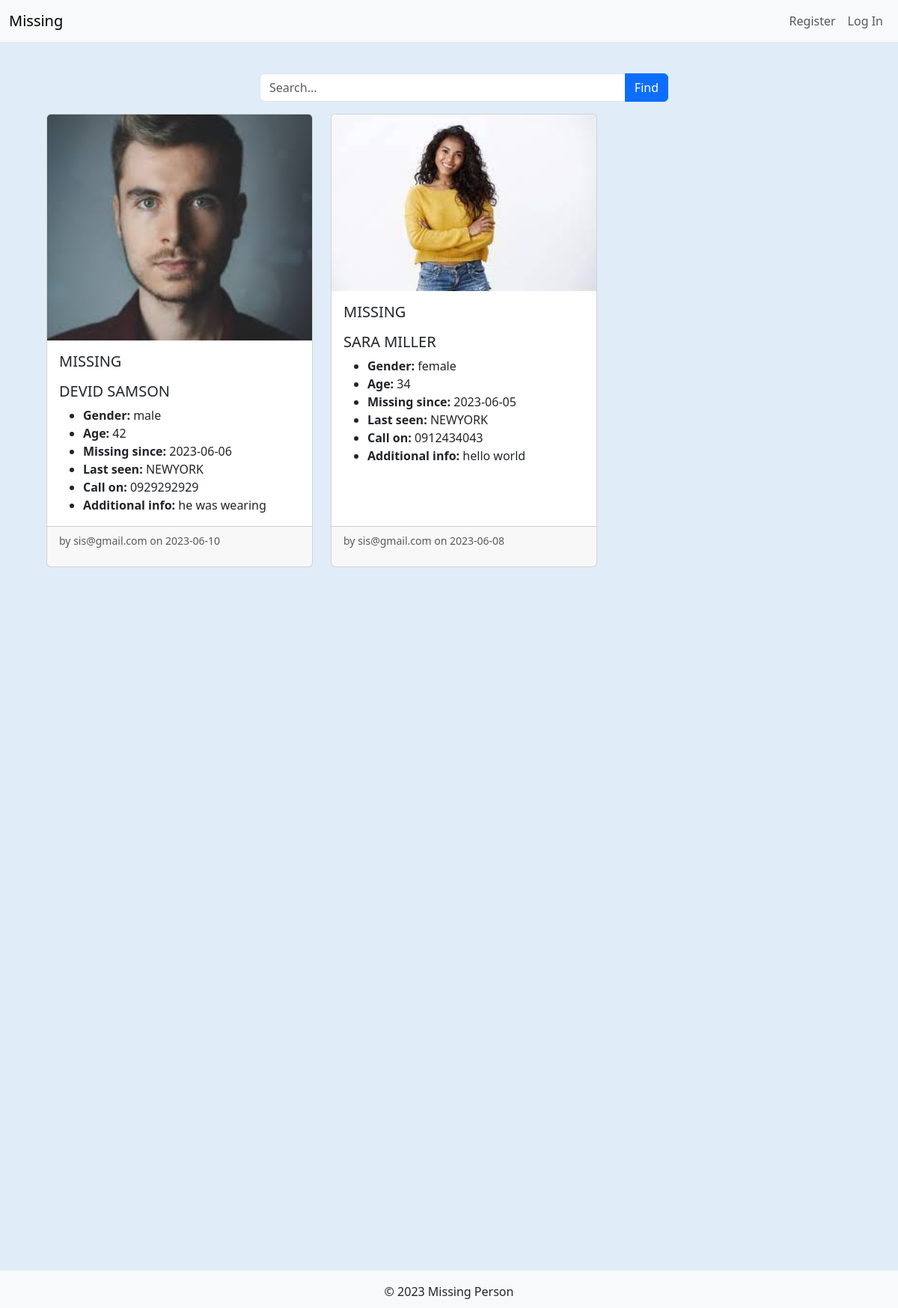
The page / on the database its author committed.
### tables this page shows
CREATE TABLE post (
  id INTEGER PRIMARY KEY AUTOINCREMENT,
  finder_id INTEGER NOT NULL,
  created TIMESTAMP NOT NULL DEFAULT CURRENT_TIMESTAMP,
  missed_name TEXT NOT NULL,
  since TEXT NOT NULL,
  missing_from TEXT NOT NULL,
  gender TEXT NOT NULL,
  age TEXT NOT NULL,
  call_on TEXT NOT NULL,
  additional_info TEXT NOT NULL,
  photo_url TEXT NOT NULL,
  status TEXT NOT NULL,
  FOREIGN KEY (finder_id) REFERENCES user (id)
);

CREATE TABLE user (
  id INTEGER PRIMARY KEY AUTOINCREMENT,
  finder_name TEXT NOT NULL,
  phone TEXT NOT NULL,
  finder_location TEXT NOT NULL,
  email TEXT UNIQUE NOT NULL,
  password TEXT NOT NULL,
  role_id INTEGER NOT NULL,
  FOREIGN KEY (role_id) REFERENCES role (id)
);

### missing/blog.py (the view)
@bp.route('/')
def index():
    db = get_db()
    posts = db.execute(
        'SELECT p.id, missed_name, since, missing_from, gender, age, call_on, additional_info, photo_url, status, created,  finder_id, email'
        ' FROM post p JOIN user u ON p.finder_id = u.id'
        ' ORDER BY created DESC'
    ).fetchall()
    return render_template('blog/index.html', posts=posts)

### missing/auth.py (called while the page is built)
@bp.before_app_request
def load_logged_in_user():
    user_id = session.get('user_id')
    if user_id is None:
        g.user = None
    else:
        db = get_db()
        g.user = db.execute(
            'SELECT * FROM user WHERE id = ?', (user_id,)
        ).fetchone()

### missing/db.py (called while the page is built)
def get_db():
    if 'db' not in g:
        g.db = sqlite3.connect(
            current_app.config['DATABASE'],
            detect_types=sqlite3.PARSE_DECLTYPES
        )
        g.db.row_factory = sqlite3.Row
    return g.db

### missing/templates/blog/index.html (shortened to what this page needs)
{% extends 'base.html' %}
{% block header %}
  <h1>{% block title %}Missing Persons{% endblock %}</h1>
{% endblock %}
{% block content %}
<div class="container">
  <div class="row justify-content-center">
    <div class="col-md-6">
      <form class="search-container" action="{{ url_for('blog.search') }}" method="POST">
        <div class="input-group mb-3">
          <input type="text" placeholder="Search..." name="query" class="form-control">
          <button type="submit" class="btn btn-primary"> Find</button>
        </div>
      </form>
    </div>
  </div>
  <div class="row row-cols-1 row-cols-md-2 row-cols-lg-3 g-4">
    {% for post in posts %}
    <div class="col">
      <div class="card h-100">
        {% if post['photo_url'] %}
        <img src="{{ url_for('static', filename='uploads/' + post['photo_url']) }}" class="card-img-top" alt="{{ post['missed_name'] }} photo">
        {% endif %}
        <div class="card-body">
          <h5 class="card-title">
            {% if post['status'] == 'active' %}
            <p class="miss">MISSING</p>
            {% elif  post['status'] == 'resolved' %}
            <p class="miss">FOUND</p>
            {% endif %}
            {{ post['missed_name'] }}
          </h5>
          <ul class="card-text">
            <li><strong>Gender:</strong> {{ post['gender'] }}</li>
            <li><strong>Age:</strong> {{ post['age'] }}</li>
            <li><strong>Missing since:</strong> {{ post['since'] }}</li>
            <li><strong>Last seen:</strong> {{ post['missing_from'] }}</li>
            <li><strong>Call on:</strong> {{ post['call_on'] }}</li>
            <li><strong>Additional info:</strong> {{ post['additional_info']}}</li>
          </ul>
        </div>
        <div class="card-footer">
          <small class="text-muted"> <p class="about">by {{ post['email'] }} on {{ post['created'].strftime('%Y-%m-%d') }}</p></small>
        </div>
      </div>
    </div>
    {% endfor %}
  </div>
</div>
{% endblock %}

### missing/templates/base.html (shortened to what this page needs)
<!doctype html>
<html lang="en">
<head>
  <link rel="stylesheet" type="text/css" href="https://cdn.jsdelivr.net/npm/bootstrap@5.3.0/dist/css/bootstrap.min.css">
  <link rel="stylesheet" href="{{ url_for('static', filename='css/style.css') }}">
</head>
<body>
  <nav class="navbar navbar-expand-lg navbar-light bg-light">
    <div class="container-fluid">
      <a class="navbar-brand" href="{{ url_for('index') }}">Missing</a>
      <div class="collapse navbar-collapse" id="navbarNav">
        <ul class="navbar-nav ms-auto">
          {% if g.user %}
            <li class="nav-item">
              <span class="nav-link">{{ g.user['email'] }}</span>
            </li>
            <li class="nav-item">
              <a class="nav-link" href="{{ url_for('auth.logout') }}">Log Out</a>
            </li>
          {% else %}
            <li class="nav-item">
              <a class="nav-link" href="{{ url_for('auth.register') }}">Register</a>
            </li>
            <li class="nav-item">
              <a class="nav-link" href="{{ url_for('auth.login') }}">Log In</a>
            </li>
          {% endif %}
        </ul>
      </div>
    </div>
  </nav>
  <section class="content">
    <header>
      {% block header %}{% endblock %}
    </header>
    {% block content %}{% endblock %}
  </section>
  <footer class="footer mt-auto py-3 bg-light">
    <div>
      <p>&copy; 2023 Missing Person</p>
    </div>
  </footer>
</body>
</html>

### missing/static/css/style.css (style rules this page uses)
body { background-color: #e0edf9; }
body { min-height: 100vh; display: flex; flex-direction: column; }
footer { position: fixed; bottom: 0; width: 100%; height: 50px; background-color: #f5f5f5; text-align: center; padding-top: 15px; }
.navbar { position: fixed; top: 0; width: 100%; z-index: 9999; }
.container { min-height: 200vh; margin: 50px; }

### rows shown on the page
post: photo_url (picture), status "MISSING", missed_name "DEVID SAMSON", gender "male", age "42", since "2023-06-06", missing_from "NEWYORK", call_on "0929292929", additional_info "he was wearing", email "sis@gmail.com", created "2023-06-10"
post: photo_url (picture), status "MISSING", missed_name "SARA MILLER", gender "female", age "34", since "2023-06-05", missing_from "NEWYORK", call_on "0912434043", additional_info "hello world", email "sis@gmail.com", created "2023-06-08"
